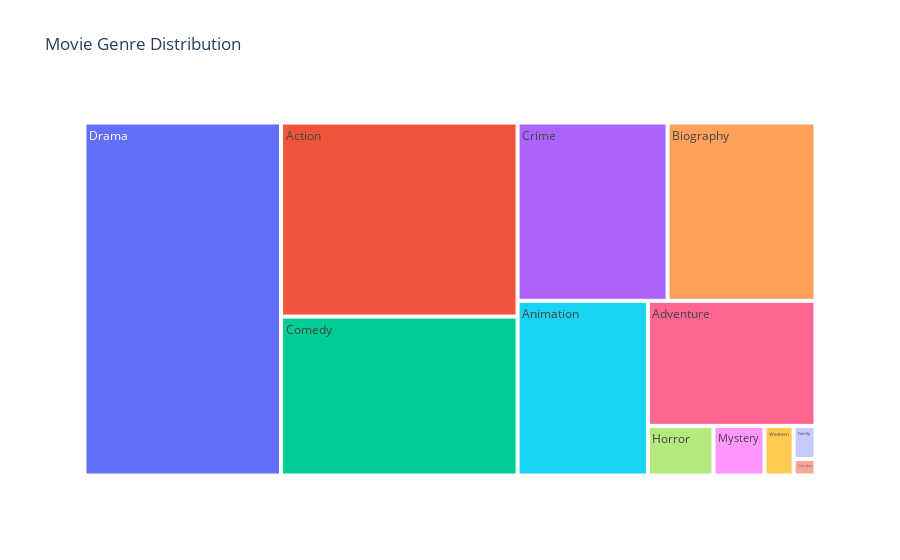

The code cell stored with this chart in its notebook:
### Code cell
import plotly.express as px
import plotly.graph_objects as go


fig = px.treemap(genre_df, 
                 path=['genre'], 
                 values='counts', 
                 title="Movie Genre Distribution")

# 그래프 표시
fig.show()

### Figure 1 — Plotly figure (JSON) as saved in the notebook; plotly's stock layout.template omitted (floating-point values rounded to 4 significant figures)
{"data": [{"branchvalues": "total", "domain": {"x": [0, 1], "y": [0, 1]}, "hovertemplate": "labels=%{label}<br>counts=%{value}<br>parent=%{parent}<br>id=%{id}<extra></extra>", "ids": ["Action", "Adventure", "Animation", "Biography", "Comedy", "Crime", "Drama", "Family", "Film-Noir", "Horror", "Mystery", "Western"], "labels": ["Action", "Adventure", "Animation", "Biography", "Comedy", "Crime", "Drama", "Family", "Film-Noir", "Horror", "Mystery", "Western"], "name": "", "parents": ["", "", "", "", "", "", "", "", "", "", "", ""], "type": "treemap", "values": [127, 58, 63, 73, 104, 74, 192, 2, 1, 9, 7, 4]}], "layout": {"legend": {"tracegroupgap": 0}, "title": {"text": "Movie Genre Distribution"}}}
